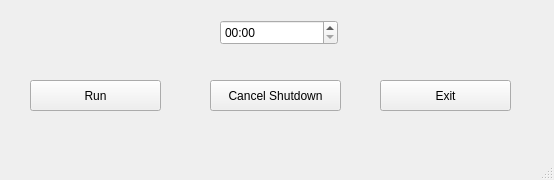
<?xml version="1.0" encoding="UTF-8"?>
<ui version="4.0">
 <class>MainWindow</class>
 <widget class="QMainWindow" name="MainWindow">
  <property name="geometry">
   <rect>
    <x>0</x>
    <y>0</y>
    <width>554</width>
    <height>180</height>
   </rect>
  </property>
  <property name="windowTitle">
   <string>TurnOff</string>
  </property>
  <property name="windowIcon">
   <iconset>
    <normaloff>C:/Users/user/Desktop/face.jpg</normaloff>C:/Users/user/Desktop/face.jpg</iconset>
  </property>
  <widget class="QWidget" name="centralwidget">
   <widget class="QPushButton" name="runButton">
    <property name="geometry">
     <rect>
      <x>30</x>
      <y>80</y>
      <width>131</width>
      <height>31</height>
     </rect>
    </property>
    <property name="text">
     <string>Run</string>
    </property>
   </widget>
   <widget class="QPushButton" name="cancelButton">
    <property name="geometry">
     <rect>
      <x>210</x>
      <y>80</y>
      <width>131</width>
      <height>31</height>
     </rect>
    </property>
    <property name="text">
     <string>Cancel Shutdown</string>
    </property>
   </widget>
   <widget class="QTimeEdit" name="timeEdit">
    <property name="geometry">
     <rect>
      <x>220</x>
      <y>20</y>
      <width>118</width>
      <height>25</height>
     </rect>
    </property>
    <property name="locale">
     <locale language="Ukrainian" country="Ukraine"/>
    </property>
    <property name="maximumDateTime">
     <datetime>
      <hour>23</hour>
      <minute>59</minute>
      <second>59</second>
      <year>2000</year>
      <month>1</month>
      <day>1</day>
     </datetime>
    </property>
    <property name="maximumTime">
     <time>
      <hour>23</hour>
      <minute>59</minute>
      <second>59</second>
     </time>
    </property>
    <property name="currentSection">
     <enum>QDateTimeEdit::HourSection</enum>
    </property>
    <property name="displayFormat">
     <string notr="true">hh:mm</string>
    </property>
    <property name="calendarPopup">
     <bool>false</bool>
    </property>
    <property name="timeSpec">
     <enum>Qt::UTC</enum>
    </property>
   </widget>
   <widget class="QPushButton" name="exitButton">
    <property name="geometry">
     <rect>
      <x>380</x>
      <y>80</y>
      <width>131</width>
      <height>31</height>
     </rect>
    </property>
    <property name="text">
     <string>Exit</string>
    </property>
   </widget>
  </widget>
  <widget class="QMenuBar" name="menubar">
   <property name="geometry">
    <rect>
     <x>0</x>
     <y>0</y>
     <width>554</width>
     <height>21</height>
    </rect>
   </property>
  </widget>
  <widget class="QStatusBar" name="statusbar"/>
 </widget>
 <resources/>
 <connections/>
</ui>
